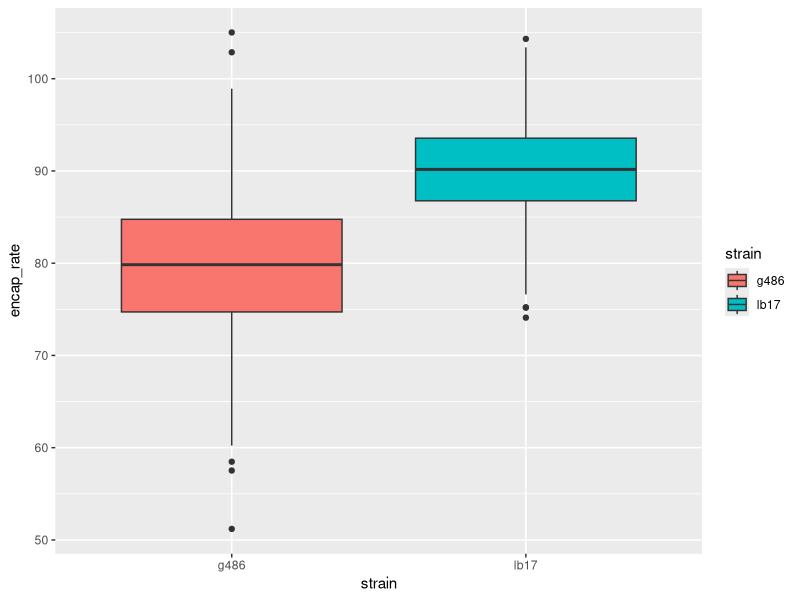
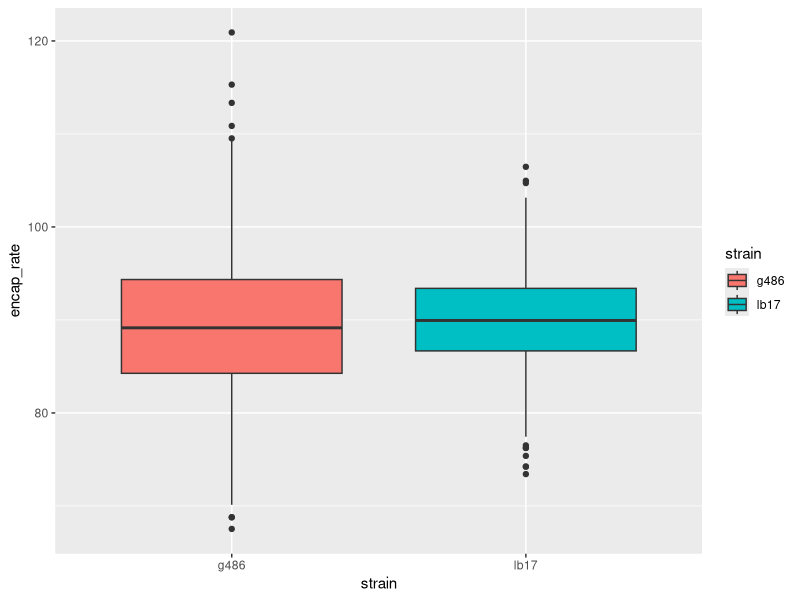
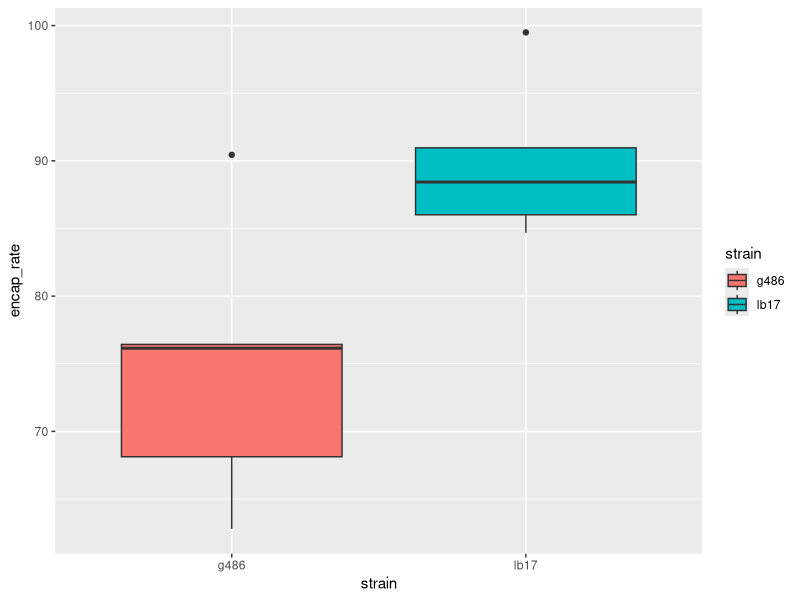

Here is the R script that generated these plots, in order:
## ---- chunk 1
knitr::opts_chunk$set(echo = TRUE)
## ---- chunk 2
lb17<-rnorm(n=1000,mean=90,sd=5)
g486<-rnorm(n=1000,mean=80,sd=7.5)
## ---- chunk 3
wasps<-data.frame(lb17,g486,stringsAsFactors = FALSE)
library(tidyr)
wasps2<-gather(wasps,strain,encap_rate)
head(wasps2)

## ---- chunk 4
encap_model<-aov(encap_rate~strain,data=wasps2)
summary(encap_model)
library(ggplot2)
encap_plot<-ggplot(data=wasps2,aes(x=strain,y=encap_rate,fill=strain)) + 
  geom_boxplot()
encap_plot
## ---- chunk 5
lb17<-rnorm(n=1000,mean=90,sd=5)
g486<-rnorm(n=1000,mean=89.1,sd=7.5)
wasps<-data.frame(lb17,g486,stringsAsFactors = FALSE)
wasps2<-gather(wasps,strain,encap_rate)
encap_model<-aov(encap_rate~strain,data=wasps2)
summary(encap_model)
encap_plot<-ggplot(data=wasps2,aes(x=strain,y=encap_rate,fill=strain)) + 
  geom_boxplot()
encap_plot
## ---- chunk 6
lb17<-rnorm(n=5,mean=90,sd=5)
g486<-rnorm(n=5,mean=80,sd=7.5)
wasps<-data.frame(lb17,g486,stringsAsFactors = FALSE)
wasps2<-gather(wasps,strain,encap_rate)
encap_model<-aov(encap_rate~strain,data=wasps2)
summary(encap_model)
encap_plot<-ggplot(data=wasps2,aes(x=strain,y=encap_rate,fill=strain)) + 
  geom_boxplot()
encap_plot
